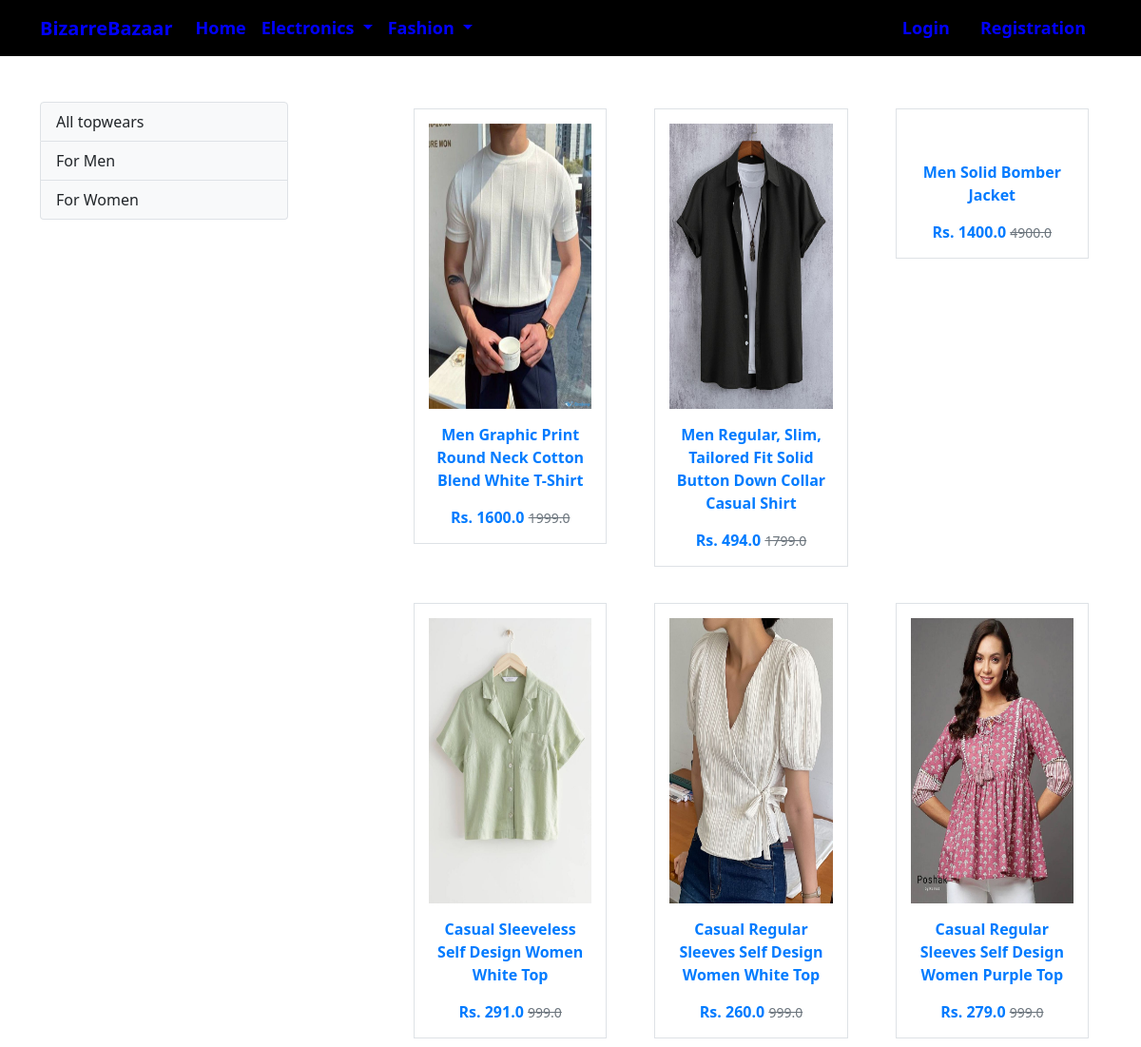
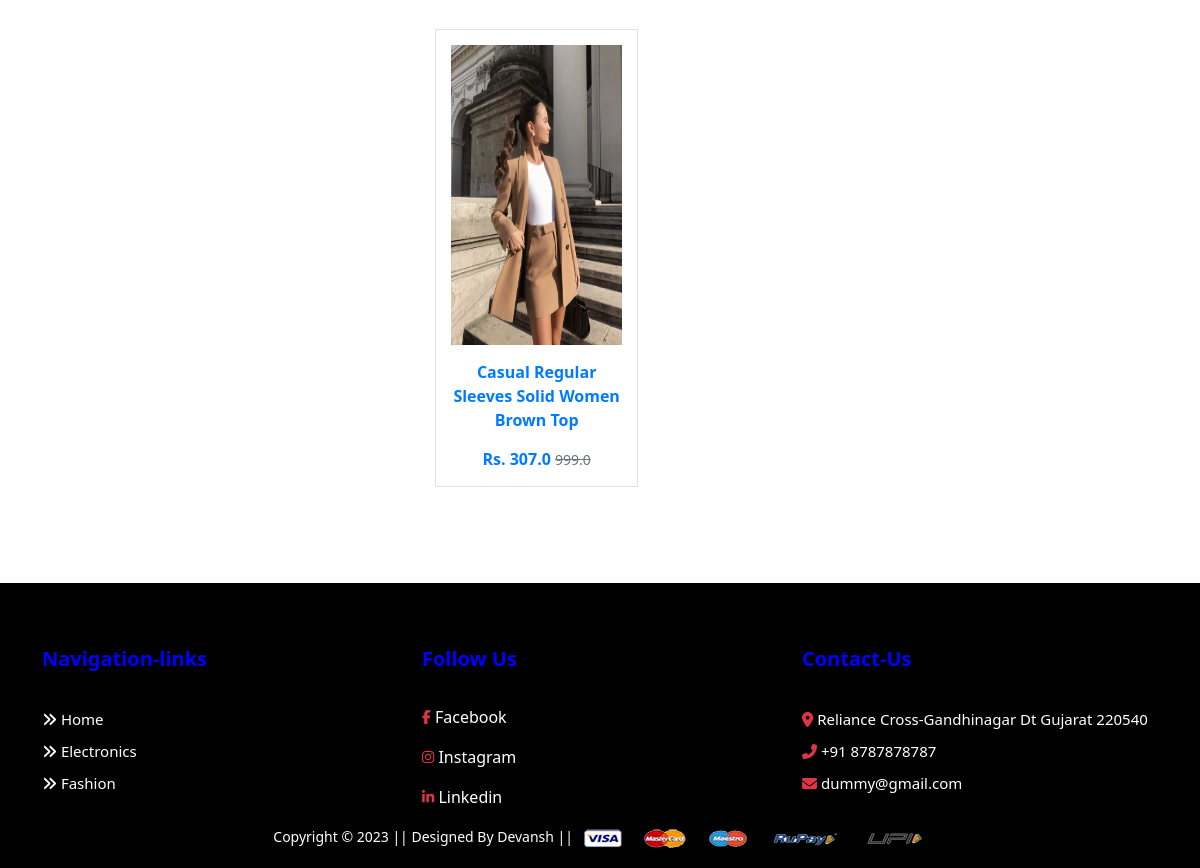
Screenshot of /topwear/ with the database file from the repository (2 pictures, top to bottom).
### app/models.py (models this page shows, shortened)
class Product(models.Model):
    title = models.CharField(max_length=100)
    selling_price = models.FloatField()
    discounted_price = models.FloatField()
    description = models.TextField()
    brand = models.CharField(max_length=100)
    category = models.CharField(choices=CATEGORY_CHOICE, max_length=2)
    product_image = models.ImageField(upload_to="")
    gender = models.CharField(choices=GENDER_CHOICES, max_length=1, blank=True, null=True)

### app/views.py (the view)
# urls.py: path('topwear/', views.topwear, name='topwear'),
def topwear(request,data=None):
    if data == None:
        topwears = Product.objects.filter(category='TW')
    elif data == 'men':
        topwears = Product.objects.filter(category='TW').filter(gender='M')
    elif data == 'women':
        topwears = Product.objects.filter(category='TW').filter(gender='F')
    return render(request, 'app/topwear.html',{'topwears':topwears})

### app/context_processors.py (called while the page is built)
def cart_count(request):
    if request.user.is_authenticated:
        cart_items = Cart.objects.filter(user=request.user)
        cart_count = cart_items.count()
    else:
        cart_count = 0
    return {'cart_count': cart_count}

### app/templates/app/topwear.html (shortened to what this page needs)
{% extends 'app/base.html' %}
{% load static %}
{% block main-content %}
<div class="container my-5">
    <div class="row">
        <div class="col-sm-3">
            <div class="list-group">
                <a href="{% url 'topwear'%}" class="list-group-item list-group-item-action" aria-current="true">All topwears</a>
                <a href="{% url 'topweardata' 'men' %}" class="list-group-item list-group-item-action" aria-current="true">For Men</a>
                <a href="{% url 'topweardata' 'women' %}" class="list-group-item list-group-item-action" aria-current="true">For Women</a>
            </div>
        </div>
        <div class="col-sm-8 offset-sm-1">
            <div class="row">
                {%for product in topwears%}
                <div class="col-sm-4 text-center mb-4">
                    <a href = "{% url 'product-detail' product.id %}" class="btn">
                    <div class="item">
                        <img src="{{product.product_image.url}}" alt="" height="300">
                        <div class="fw-bold">{{product.title}}</div>
                        <div class="fw-bold">Rs. {{product.discounted_price}}
                            <small class="fw-light text-decoration-line-through">{{product.selling_price}}</small>
                        </div>
                    </div>
                    </a>
                </div>
                {%endfor%}
            </div>
        </div>
    </div>
</div>
{% endblock main-content %}

### app/templates/app/base.html (shortened to what this page needs)
<!doctype html>
{% load static %}
<html lang="en">
  <head>
    <link href="https://cdn.jsdelivr.net/npm/bootstrap@5.0.0-beta1/dist/css/bootstrap.min.css" rel="stylesheet">
    <link rel="stylesheet" href="{% static 'app/css/owl.carousel.min.css' %}">
    <link rel="stylesheet" href="{% static 'app/css/all.min.css' %}">
    <link rel="stylesheet" href="{% static 'app/css/style.css' %}">
  </head>
  <body>
    <nav class="navbar navbar-expand-lg navbar-dark" style="background:black;">
     <div class="container" style="font-size:18px;">
       <a class="navbar-brand" style="color:blue; font-weight:600;" onmouseover="this.style.color='white'"
   onmouseout="this.style.color='blue'" href="/">BizarreBazaar</a>
       <div class="collapse navbar-collapse" id="navbarSupportedContent">
         <ul class="navbar-nav me-auto mb-2 mb-lg-0">
           <li class="nav-item">
             <a class="nav-link active" style="color:blue; font-weight:600;" onmouseover="this.style.color='white'"
   onmouseout="this.style.color='blue'" aria-current="page" href="/">Home</a>
           </li>
           <li class="nav-item dropdown">
             <a class="nav-link dropdown-toggle" style="color:blue;font-weight:600;"onmouseover="this.style.color='white'"
   onmouseout="this.style.color='blue'" href="#" id="electronicsDropdown" role="button" data-bs-toggle="dropdown" aria-expanded="false">
               Electronics
             </a>
           </li>
           <li class="nav-item dropdown">
             <a class="nav-link dropdown-toggle" style="color:blue;font-weight:600;" onmouseover="this.style.color='white'"
   onmouseout="this.style.color='blue'" href="#" id="fashionDropdown" role="button" data-bs-toggle="dropdown" aria-expanded="false">
               Fashion
             </a>
           </li>
         </ul>
         <div>
          <ul class="navbar-nav  me-auto mb-2 mb-lg-0">
            {%if request.user.is_authenticated %}
           <li class="nav-item dropdown mx-2">
              <a class="nav-link dropdown-toggle" style="color:blue;font-weight:600;text-transform: capitalize;" onmouseover="this.style.color='white'"
   onmouseout="this.style.color='blue'" href="#" id="profileDropdown" role="button" data-bs-toggle="dropdown" aria-expanded="false">
                {{user.username}}
              </a>
              <ul class="dropdown-menu" aria-labelledby="profileDropdown">
                <li><a class="dropdown-item" href="{% url 'profile' %}">Profile</a></li>
                <li><a class="dropdown-item" href="{% url 'orders' %}">Orders</a></li>
                <li><a class="dropdown-item" href="{% url 'passwordchange' %}">Change Password</a></li>
                <li><a class="dropdown-item" id="logout-link" href="{%url 'logout'%}">Logout</a></li>
              </ul>
            </li>
            <li class="nav-item mx-2">
             <a href="{% url 'showcart' %}" class="nav-link" style="color:blue;font-weight:600;" onmouseover="this.style.color='white'"
   onmouseout="this.style.color='blue'"><span class="badge bg-danger">{{cart_count}}</span> Cart </a>
            </li>
            {%else%}
            <li class="nav-item mx-2">
             <a href="{% url 'login' %}" class="nav-link" style="color:blue;font-weight:600;"onmouseover="this.style.color='white'"
   onmouseout="this.style.color='blue'">Login</a>
            </li>
            <li class="nav-item mx-2">
             <a href="{% url 'customerregistration' %}" class="nav-link" style="color:blue;font-weight:600;"onmouseover="this.style.color='white'"
   onmouseout="this.style.color='blue'" >Registration</a>
            </li>
            {%endif%}
          </ul>
         </div>
       </div>
     </div>
    </nav>
    {% block main-content %} {% endblock main-content %}
    <footer id="footer" class="footer" style="padding-bottom:20px;">
      <div class="container">
        <div class="row">
            <div class="col-md-4">
                <div class="useful-link">
                    <h2 style="color: blue;">Navigation-links</h2>
                    <div class="use-links">
                        <li><a href="/home"><i class="fa-solid fa-angles-right"></i> Home</a></li>
                        <li><a href="/mobile"><i class="fa-solid fa-angles-right"></i> Electronics</a></li>
                        <li><a href="/topwear"><i class="fa-solid fa-angles-right"></i> Fashion</a></li>
                    </div>
                </div>
            </div>
            <div class="col-md-4">
              <div class="social-links">
                <h2 style="color: blue;">Follow Us</h2>
                <div class="social-icons" style="font-weight: 500;">
                  <li><a href=""><i class="fab fa-facebook-f fa-sm text-danger"></i> Facebook</a></li>
                  <li><a href=""><i class="fab fa-instagram fa-sm text-danger"></i> Instagram</a></li>
                  <li><a href=""><i class="fab fa-linkedin-in fa-sm text-danger"></i> Linkedin</a></li>
                </div>
              </div>
            </div>
            <div class="col-md-4">
              <div class="address">
                  <h2 style="color: blue;">Contact-Us</h2>
                  <div class="address-links" style="font-weight: 500;">
                    <li><a href=""><i class="fas fa-map-marker-alt text-danger"></i> Reliance Cross-Gandhinagar Dt Gujarat 220540</a></li>
                    <li><a href=""><i class="fas fa-phone-alt text-danger"></i> +91 8787878787</a></li>
                    <li><a href=""><i class="fas fa-envelope text-danger"></i> dummy@gmail.com</a></li>
                  </div>
              </div>
            </div>
          </div>
        </div>
       <div class="container text-center" style="width: 100%;font-weight:800px; margin-top:15px;">
          <small class="text-white" style="margin-bottom:50px;">Copyright &copy; 2023 || Designed By Devansh || </small>
          <img src="{% static 'app/images/payment.png' %}" alt="" srcset="" class="img-fluid" height="5px">
      </div>
    </footer>
  </body>
  <link rel="stylesheet" href="https://cdnjs.cloudflare.com/ajax/libs/font-awesome/5.15.4/css/all.min.css" />
</html>

### app/templates/app/base.html (style rules this page uses)
* { -webkit-box-sizing:border-box; -moz-box-sizing:border-box; -o-box-sizing:border-box; -ms-box-sizing:border-box; box-sizing:border-box; }
body { background: #fff; max-width:1920px; margin:0 auto; overflow-x:hidden; }
#footer { margin-top:65px; padding-top: 4rem; padding-bottom: 0px; background-color: black; }
.social-links h2 { font-size: 20px; font-weight: 600; }
.social-icons { display: flex; flex-direction: column; gap: 1rem; }
.social-icons a { color: #ffffff; }
li { list-style: none; }
.useful-link h2 { font-size: 20px; font-weight: 600; }
.use-links { line-height: 32px; }
.use-links li a { color: #303030; font-size: 15px; font-weight: 500; color: #ffffff; }
.address h2 { font-size: 20px; font-weight: 600; }
.address-links li a { color: #3e49e2; font-size: 15px; font-weight: 500; color: #ffffff; text-decoration: none; }
.use-links li a { text-decoration:none; }
.social-links li a { text-decoration:none; }
.address-links { line-height: 32px; color: #ffffff; }

### app/templates/app/topwear.html (style rules this page uses)
.list-group { margin-bottom: 20px; }
.list-group-item { background-color: #f8f9fa; border-color: #dee2e6; color: #212529; transition: background-color 0.3s ease; }
.item { border: 1px solid #dee2e6; padding: 15px; background-color: #fff; transition: box-shadow 0.3s ease; }
.item img { max-width: 100%; }
.item .fw-bold { margin-top: 15px; color: #007bff; }
.item small { color: #6c757d; }

### rows the page displays
Product: product_image (picture), title "Men Graphic Print Round Neck Cotton Blend White T-Shirt", discounted_price "1600.0", selling_price "1999.0"
Product: product_image (picture), title "Men Regular, Slim, Tailored Fit Solid Button Down Collar Casual Shirt", discounted_price "494.0", selling_price "1799.0"
Product: title "Men Solid Bomber Jacket", discounted_price "1400.0", selling_price "4900.0"
Product: product_image (picture), title "Casual Sleeveless Self Design Women White Top", discounted_price "291.0", selling_price "999.0"
Product: product_image (picture), title "Casual Regular Sleeves Self Design Women White Top", discounted_price "260.0", selling_price "999.0"
Product: product_image (picture), title "Casual Regular Sleeves Self Design Women Purple Top", discounted_price "279.0", selling_price "999.0"
Product: product_image (picture), title "Casual Regular Sleeves Solid Women Brown Top", discounted_price "307.0", selling_price "999.0"
